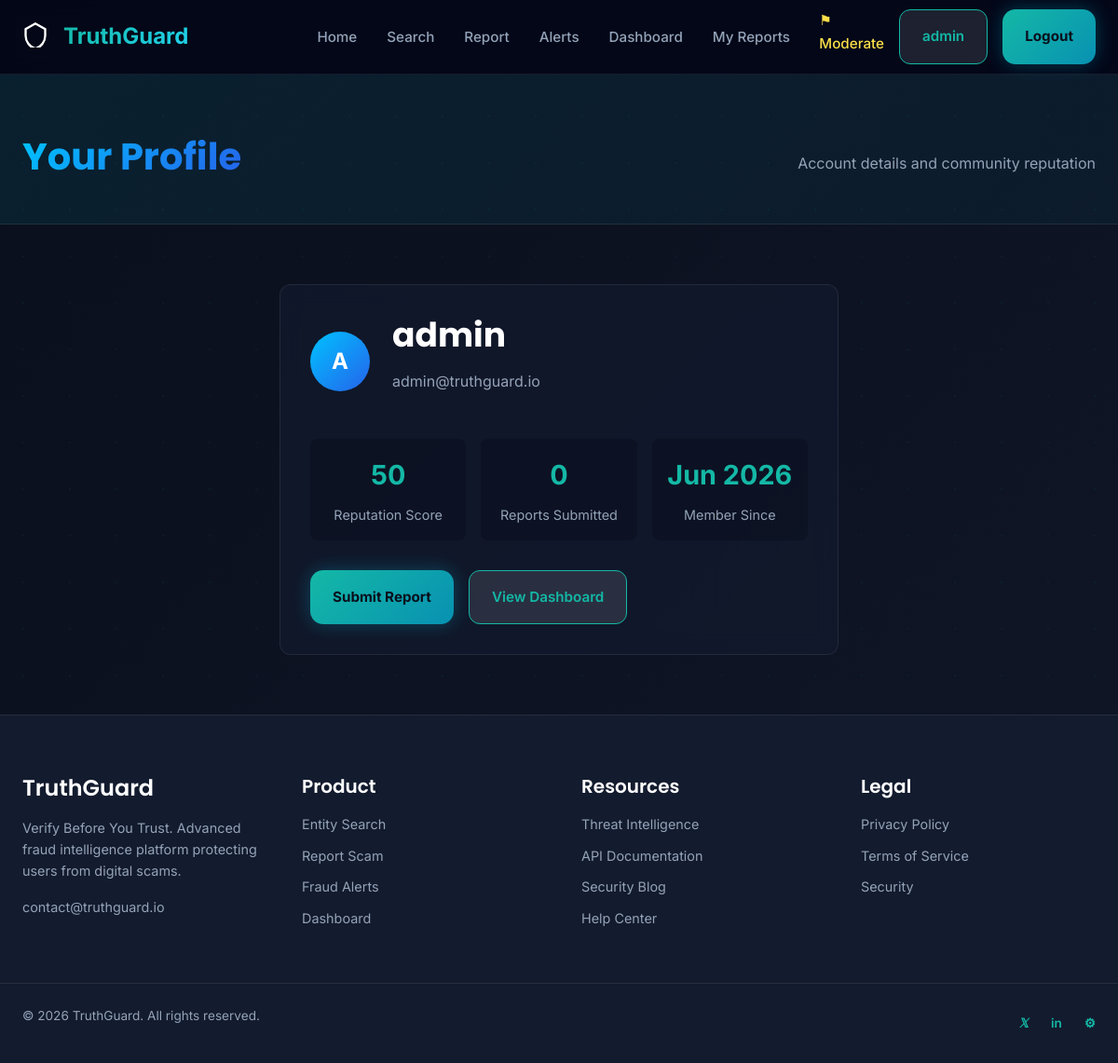
/accounts/profile/ (signed in), run on the app's committed database.
### accounts/models.py (models this page shows, shortened)
class UserProfile(models.Model):
    user = models.OneToOneField(User, on_delete=models.CASCADE, related_name='profile')
    reputation_score = models.PositiveIntegerField(default=50)
    total_reports = models.PositiveIntegerField(default=0)
    verified_status = models.BooleanField(default=False)
    created_at = models.DateTimeField(auto_now_add=True)
    class Meta:
        verbose_name = 'User Profile'
        verbose_name_plural = 'User Profiles'

### accounts/views.py (the view)
# urls.py: path('profile/', profile_view, name='profile'),
@login_required
def profile_view(request):
    profile, _ = UserProfile.objects.get_or_create(user=request.user)
    return render(request, 'accounts/profile.html', {'profile': profile})

### core/context_processors.py (called while the page is built)
def site_stats(request):
    return {
        'total_reports': Report.objects.filter(report_status='approved').count(),
        'total_entities': Entity.objects.count(),
        'active_alerts': Alert.objects.filter(is_active=True).count(),
        'high_risk_entities': Entity.objects.filter(threat_level__in=['high', 'critical']).count(),
    }

### templates/accounts/profile.html (shortened to what this page needs)
{% extends 'base.html' %}
{% block content %}
<section class="page-header">
    <div class="container">
        <h1>Your Profile</h1>
        <p>Account details and community reputation</p>
    </div>
</section>
<section class="profile-section">
    <div class="container">
        <div class="profile-card glass-card">
            <div class="profile-header">
                <div class="profile-avatar">{{ user.username|first|upper }}</div>
                <div>
                    <h2>{{ user.username }}</h2>
                    <p>{{ user.email }}</p>
                </div>
            </div>
            <div class="profile-stats">
                <div class="profile-stat">
                    <span class="stat-number">{{ profile.reputation_score }}</span>
                    <span class="stat-label">Reputation Score</span>
                </div>
                <div class="profile-stat">
                    <span class="stat-number">{{ profile.total_reports }}</span>
                    <span class="stat-label">Reports Submitted</span>
                </div>
                <div class="profile-stat">
                    <span class="stat-number">{{ profile.created_at|date:"M Y" }}</span>
                    <span class="stat-label">Member Since</span>
                </div>
            </div>
            <div class="profile-actions">
                <a href="{% url 'report' %}" class="btn-primary">Submit Report</a>
                <a href="{% url 'dashboard' %}" class="btn-secondary">View Dashboard</a>
            </div>
        </div>
    </div>
</section>
{% endblock %}

### templates/base.html (shortened to what this page needs)
{% load static %}
<!doctype html>
<html lang="en">
  <head>
    <link rel="stylesheet" href="{% static 'css/style.css' %}" />
    <link rel="stylesheet" href="{% static 'css/components.css' %}" />
    <link rel="stylesheet" href="{% static 'css/animations.css' %}" />
    <link rel="stylesheet" href="{% static 'css/auth.css' %}" />
    <link rel="stylesheet" href="{% static 'css/responsive.css' %}" />
  </head>
  <body>
    <div class="animated-bg"></div>
    <div class="particles-layer" id="particles"></div>
    <nav class="navbar" id="navbar">
      <div class="navbar-container">
        <div class="navbar-brand">
          <a href="{% url 'home' %}" class="logo">
            <span class="logo-icon">
              <svg
                width="28"
                height="28"
                viewBox="0 0 24 24"
                fill="none"
                stroke="currentColor"
                stroke-width="2"
              >
                <path
                  d="M12 2L3 7v6c0 5.5 3.8 10.7 9 12 5.2-1.3 9-6.5 9-12V7l-9-5z"
                />
              </svg>
            </span>
            <span class="logo-text"
              >Truth<span class="logo-accent">Guard</span></span
            >
          </a>
        </div>
        <ul class="nav-menu" id="navMenu">
          <li><a href="{% url 'home' %}" class="nav-link">Home</a></li>
          <li><a href="{% url 'search' %}" class="nav-link">Search</a></li>
          <li><a href="{% url 'report' %}" class="nav-link">Report</a></li>
          <li><a href="{% url 'alerts' %}" class="nav-link">Alerts</a></li>
          <li>
            <a href="{% url 'dashboard' %}" class="nav-link">Dashboard</a>
          </li>
          {% if user.is_authenticated %}
          <li>
            <a href="{% url 'my_reports' %}" class="nav-link">My Reports</a>
          </li>
          {% endif %}
        </ul>
        <div class="nav-auth">
          {% if user.is_authenticated %}
          {% if user.is_staff %}
          <a
            href="{% url 'moderation_queue' %}"
            class="nav-link"
            style="color: #fde047"
            >⚑ Moderate</a
          >
          {% endif %}
          <a href="{% url 'profile' %}" class="btn-secondary"
            >{{ user.username }}</a
          >
          <a href="{% url 'logout' %}" class="btn-primary">Logout</a>
          {% else %}
          <a href="{% url 'login' %}" class="btn-secondary">Login</a>
          <a href="{% url 'register' %}" class="btn-primary">Register</a>
          {% endif %}
        </div>
      </div>
    </nav>
    <main class="main-content">{% block content %}{% endblock %}</main>
    <footer class="footer">
      <div class="footer-container">
        <div class="footer-section">
          <h3 class="footer-title">TruthGuard</h3>
          <p>
            Verify Before You Trust. Advanced fraud intelligence platform
            protecting users from digital scams.
          </p>
          <p class="footer-contact">contact@truthguard.io</p>
        </div>
        <div class="footer-section">
          <h4>Product</h4>
          <ul>
            <li><a href="{% url 'search' %}">Entity Search</a></li>
            <li><a href="{% url 'report' %}">Report Scam</a></li>
            <li><a href="{% url 'alerts' %}">Fraud Alerts</a></li>
            <li><a href="{% url 'dashboard' %}">Dashboard</a></li>
          </ul>
        </div>
        <div class="footer-section">
          <h4>Resources</h4>
          <ul>
            <li><a href="#">Threat Intelligence</a></li>
            <li><a href="#">API Documentation</a></li>
            <li><a href="#">Security Blog</a></li>
            <li><a href="#">Help Center</a></li>
          </ul>
        </div>
        <div class="footer-section">
          <h4>Legal</h4>
          <ul>
            <li><a href="#">Privacy Policy</a></li>
            <li><a href="#">Terms of Service</a></li>
            <li><a href="#">Security</a></li>
          </ul>
        </div>
      </div>
      <div class="footer-bottom">
        <p>&copy; 2026 TruthGuard. All rights reserved.</p>
        <div class="social-links">
          <a href="#" aria-label="Twitter"><i class="fab">𝕏</i></a>
          <a href="#" aria-label="LinkedIn">in</a>
          <a href="#" aria-label="GitHub">⚙</a>
        </div>
      </div>
    </footer>
  </body>
</html>

### static/css/components.css (style rules this page uses)
.animated-bg { position: fixed; inset: 0; z-index: -2; background: linear-gradient(135deg, #0A0F1C 0%, #131B2E 40%, #1a1040 70%, #0A0F1C 100%); background-size: 400% 400%; animation: gradientShift 15s ease infinite; }
.particles-layer { position: fixed; inset: 0; z-index: -1; pointer-events: none; background-image: radial-gradient(circle, rgba(0,229,255,0.15) 1px, transparent 1px); background-size: 50px 50px; opacity: 0.3; }
.glass-card { background: rgba(19, 27, 46, 0.7); backdrop-filter: blur(12px); border: 1px solid var(--border-color); border-radius: var(--radius-lg); padding: var(--spacing-xl); }
.logo-accent { color: var(--primary); }
.page-header { padding: var(--spacing-3xl) 0 var(--spacing-xl); text-align: center; }
.page-header h1 { font-size: 2.5rem; background: linear-gradient(135deg, var(--primary), var(--secondary)); -webkit-background-clip: text; -webkit-text-fill-color: transparent; background-clip: text; }
.profile-card { max-width: 600px; margin: 0 auto; }
.profile-header { display: flex; align-items: center; gap: var(--spacing-lg); margin-bottom: var(--spacing-xl); }
.profile-avatar { width: 64px; height: 64px; background: linear-gradient(135deg, var(--primary), var(--secondary)); border-radius: 50%; display: flex; align-items: center; justify-content: center; font-size: 1.5rem; font-weight: 700; }
.profile-stats { display: grid; grid-template-columns: repeat(3, 1fr); gap: var(--spacing-md); margin-bottom: var(--spacing-xl); }
.profile-stat { text-align: center; padding: var(--spacing-md); background: rgba(10,15,28,0.5); border-radius: var(--radius-md); }
.profile-actions { display: flex; gap: var(--spacing-md); }

### static/css/animations.css (style rules this page uses)
.main-content { animation: pageLoadFade 0.6s ease-in-out; }

### static/css/auth.css (style rules this page uses)
:root { --bg-dark: #060b14; --bg-card: #101826; --primary: #00c2ff; --secondary: #2563eb; --accent: #14b8a6; --text: #f8fafc; --muted: #94a3b8; --border: rgba(148,163,184,.12); --radius: 20px; }
.stat-number { display:block; font-size:1.5rem; font-weight:700; color:var(--primary); }
.btn-primary { border:none; border-radius:14px; font-weight:700; cursor:pointer; transition:.3s; }

### static/css/responsive.css (style rules this page uses)
.stat-number { display: block; font-size: 1.8rem; font-weight: 700; color: var(--accent); margin-bottom: var(--spacing-sm); }

### data on the page
UserProfile: reputation_score "50", total_reports "0", created_at "Jun 2026"

### other printed values
{{ user.username }} "admin"
{{ user.username|first|upper }} "A"
{{ user.email }} "admin@truthguard.io"
